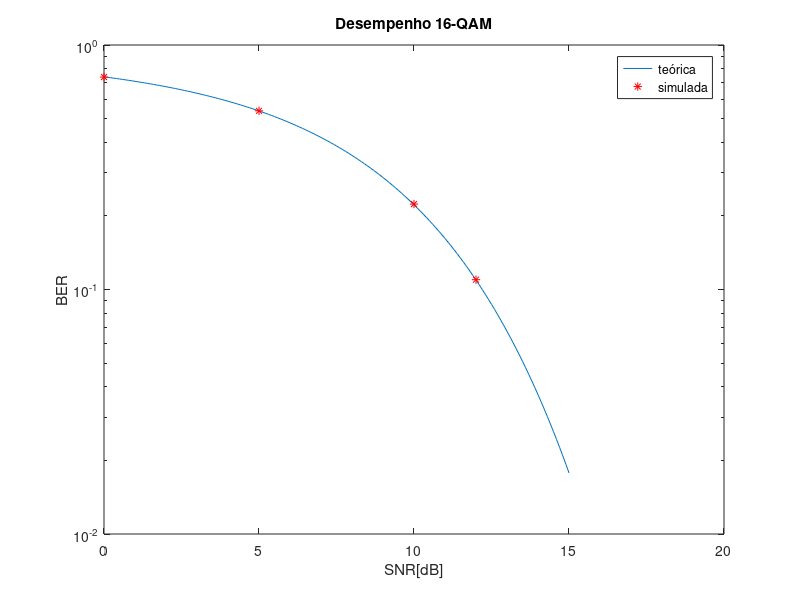
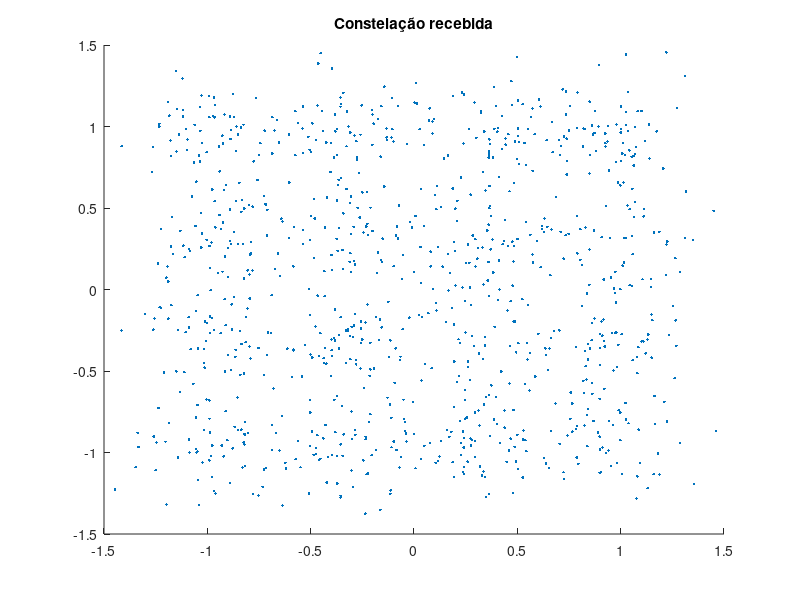

Write MATLAB code to recreate these figures, in order.

%========== Curva teórica ================

SNRdB = [0:0.1:15];
SNR = 10.^(SNRdB./10);

M = 16;
Prob = ((1-1/sqrt(M))*erfc(sqrt(3/(2*(M-1)).*SNR)));

Ps = 1.-(1.-Prob).^2;

function y=quantalph(x,alphabet)
% function  y=quantalph(x,alphabet)
% quantize the input signal x to the alphabet
% using nearest neighbor method
% input x - vector to be quantized
%       alphabet - vector of discrete values that y can take on
%                  sorted in ascending order
% output y - quantized vector
[r c] = size(alphabet); if c>r, alphabet=alphabet'; end
[r c] = size(x); if c>r, x=x'; end
alpha=alphabet(:,ones(size(x)))';
dist=(x(:,ones(size(alphabet)))-alpha).^2;
[v,i]=min(dist,[],2);
y=alphabet(i);
end

%========== Curva simulada ================

EB_N0_dB=[0 5 10 12];

Const_X = [-3 -1 1 3];
Const_Y = [-3 -1 1 3];

Es = mean(Const_X.^2 + Const_Y.^2);
Const_X_norm = Const_X./sqrt(Es);
Const_Y_norm = Const_Y./sqrt(Es);

Const_X_data = randi(4,100000,1);
Const_Y_data = randi(4,100000,1);

erro = 0;

for snr=1:1:4
  EB_N0(snr) = 10^(EB_N0_dB(snr)/10);
  desvioPad = 1/(2*EB_N0(snr));
  variancia = sqrt(desvioPad);

  for i=1:1:100000
    Const_X_qam(i) = Const_X_norm(Const_X_data(i));
    Const_Y_qam(i) = Const_Y_norm(Const_Y_data(i));
    Ruido_X(i) = randn*variancia;
    Ruido_Y(i) = randn*variancia;
    X_rx(i) = Const_X_qam(i)+Ruido_X(i);
    Y_rx(i) = Const_Y_qam(i)+Ruido_Y(i);
  endfor

  X_rx_quant = quantalph(X_rx, Const_X_norm);
  Y_rx_quant = quantalph(Y_rx, Const_Y_norm);

  for k=1:1:100000
    if(Const_X_qam(k) ~= X_rx_quant(k))||(Const_Y_qam(k) ~= Y_rx_quant(k))
      erro = erro+1;
    end
  endfor

  BER(snr) = erro/100000;
  erro = 0;
endfor

figure(1  );
semilogy(SNRdB,Ps);
hold on;
semilogy(EB_N0_dB, BER, 'r*');
title("Desempenho 16-QAM");
xlabel("SNR[dB]");
ylabel("BER");
legend("teórica","simulada");

figure;
scatter(X_rx(:,1:1:1000),Y_rx(1,1:1:1000),'.');
title("Constelação recebida");
